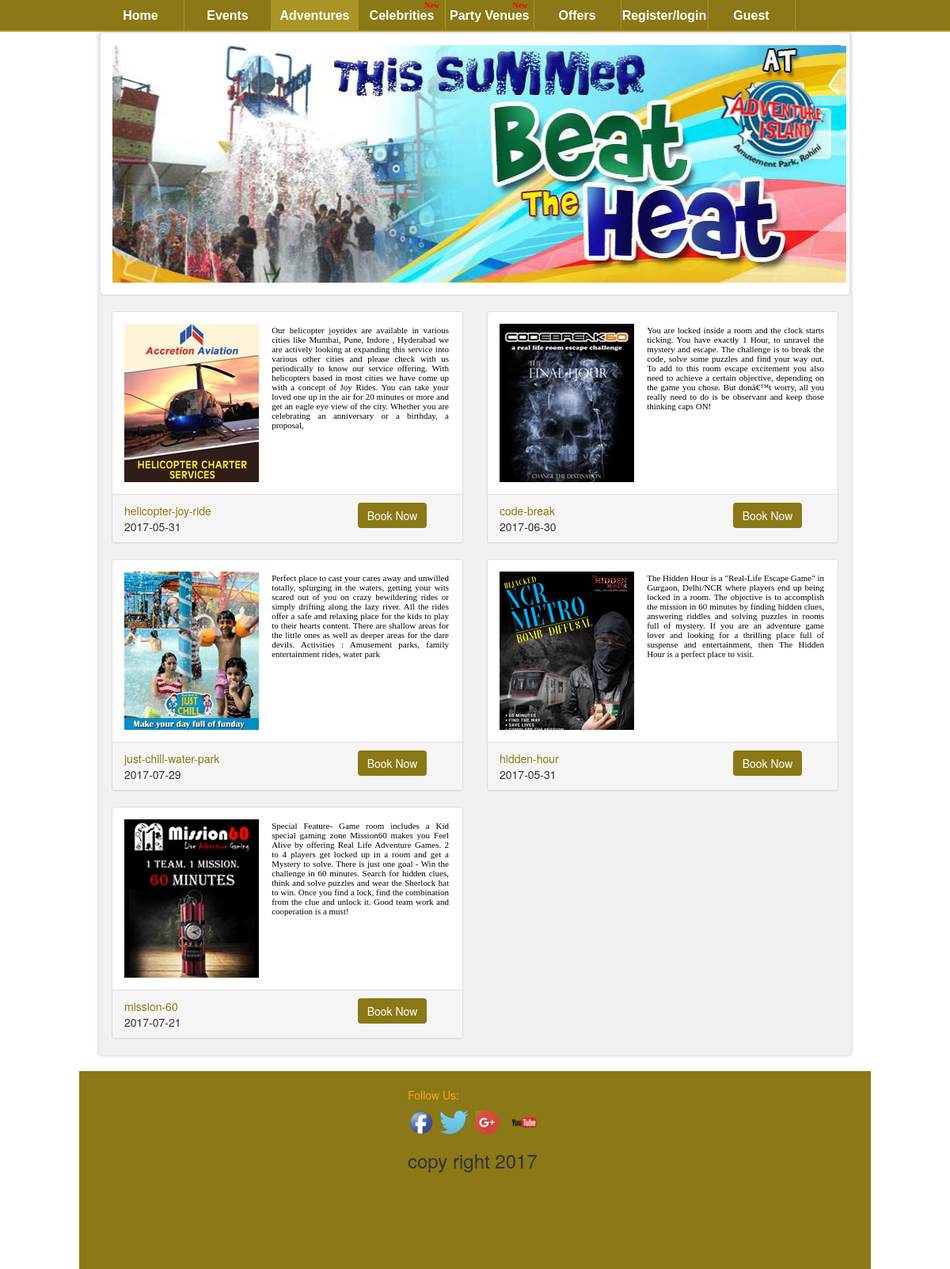
Screenshot of /adventures.php with the database file from the repository.
### tables this page shows
CREATE TABLE `adv_slider` (
  `id` int(100) NOT NULL,
  `image` varchar(2000) NOT NULL
);

CREATE TABLE `adventure_image` (
  `id` int(100) NOT NULL,
  `image` varchar(2000) NOT NULL,
  `nameofevent` varchar(100) NOT NULL,
  `location` varchar(1000) NOT NULL,
  `description` varchar(5000) NOT NULL,
  `date` date NOT NULL,
  `price` varchar(100) NOT NULL
);

### adventures.php (the view, shortened to what this page needs)
<?php
include "config.php";
$query = "select * from adv_slider";
$all = mysqli_query($con , $query);
?>
<html>
<head id="Head1"><link rel="icon" href="images/Title_Icon.png" type="image/gif" sizes="16x16" /><meta name="viewport" content="width=device-width" />
    <link href="CSS/Master.css" rel="stylesheet" /><link href="CSS/font-awesome.min.css" rel="stylesheet" /><link href="CSS/default.css" rel="stylesheet" /><link href="CSS/ModelPopup.css" rel="stylesheet" /><link href="CSS/PageStyles.css" rel="stylesheet" />
    <link href="CSS/Site.css" rel="stylesheet" /><link rel="manifest" href="manifest.json" />
</head>
 <body  style="background: url(upload/bannerimage/bkground.jpg) 50% 0% no-repeat fixed;">
<nav>
     <ul>
         <li class="lnk selected">
             <a href="index.php">Home </a>
         </li>
         <li class="lnk">
             <a href="Events.php">Events </a>
         </li>
         <li class="lnk">
             <a href="adventures.php">Adventures </a>
         </li>
           <li class="lnk NewTag">
             <a href="celebs.php" style="padding: 0px 5px;">Celebrities </a>
         </li>
        <li class="lnk NewTag">
             <a href="venuelist.php" style="padding: 0px 5px;">Party Venues </a>
         </li>
         <li class="lnk">
             <a href="offer.php">Offers </a>
         </li><li class="lnk"><a href="register.php">Register/login </a> </li>
		   <li class="lnk"><a href="logout.php"><?php if(isset($_SESSION['username']))
																{ echo $_SESSION['username']; }
															else
															{echo "Guest";}?></a> </li>
     </ul>
 </nav>
 <div class="wraper">
 <div class="content">
     <link href="CSS/bootstrap.css" rel="stylesheet" />
     <div class="panel panel-default">
         <div class="panel-body">
             <div class="row">
                 <div class="col-md-12">
                         <div class="sliderItems">
                            <?php
								while($row = mysqli_fetch_assoc($all))
								{
									?>
                                     <a href="">
                                         <img src=<?php echo $row['image'] ?> alt='ICT Green Marathon 2017' title="Book Your Ticket @ bookmyevent.com" style="width:98%;" /></a>
								<?php }?>
                  </div>
             </div>
         </div>
     </div>
 </div>
  <link href="CSS/bootstrap.css" rel="stylesheet" />
<link href="../CSS/bootstrap.css" rel="stylesheet" />
<div class="container-fluid">
<div id="divReapeaterBind" class="row">
<?php
$q = "select * from adventure_image";
$all  = mysqli_query($con , $q);
?>
		<?php
		while($row = mysqli_fetch_assoc($all))
		{
		?>
		<div class="col-md-6">
		<div class="panel panel-default">
		<div class="panel-body"><div class="row">
		<div class="col-md-5"><img src="<?php echo $row['image'] ?>" alt="image"></div>
		<div class="col-md-7">
		<p class="EventShortDetailsTxt" style="height:200px;overflow: auto;">
		<?php echo $row['description']; ?>
		</p>
		</div></div></div><div class="panel-footer"><div class="row"><div class="col-md-8">
		<span><a style="color:#8b7816;" href=""><?php  echo $row['nameofevent']?></a>
		</span><br><span><?php echo $row['date'] ?></span></div><div class="col-md-4">
		<a style="text-decoration:none;color:white;" href='showadventure.php?id=<?php echo $row['id'] ?>'>
		<button class="btn btn-primary" style="background: #8b7816; border: none;">
		Book Now
		</button>
		</a>
		</div></div></div></div></div>
		<?php
		}
		?>
		          </div>
</div>
</div>
</div>
 <div class="footerOption">
             <div style="margin-left:400px;"class="col-md-3">
                 <br />
                 <span style="color: orange;">Follow Us: </span><br />
                 <div class="socialspan">
                     <a href="" target="_blank" title="Connect Us with Facebook" style="color: #3a5795;">
                         <span>
                             <img src="images/facebook.png" /></span>
                     </a>
                     <a href="" target="_blank" title="Follow Us with Twitter" style="color: #55acee;">
                         <span>
                             <img src="images/twitter.png" />
                         </span>
                     </a>
                     <a href="" target="_blank" title="join Us with Goole+" style="color: #d73d32!important;">
                         <span>
                             <img src="images/googleplus.png" />
                         </span>
                     </a>
                     <a href="" target="_blank" title="Subscribe our youtube channel" style="color: #E12A27;">
                         <span>
                             <img src="images/UTube.png" />
                         </span>
                     </a>
                 </div>
			<h3>copy right 2017 </h3>
         </div>
     </div>
</body>
</html>

### CSS/Master.css (style rules this page uses)
body { margin: 0; width: 100%; }
a:-webkit-any-link { text-decoration: none; }
.socialspan { margin-top: 10px; }
.socialspan a { text-decoration: none; margin-left: 2px; margin-right: 2px; cursor: pointer; }
.socialspan a img { height: 30px; }
.wraper { background-color: #F1F1F1; margin: 0 auto; max-width: 950px; border: 1px solid rgb(236, 236, 236); box-shadow: 0 0 5px rgb(200, 200, 200); -webkit-box-shadow: 0 0 5px rgb(200, 200, 200); -moz-box-shadow: 0 0 5px rgb(200, 200, 200); }
.sliderItems { display: block; width: 100%; height: 300px; }
.sliderItems img { display: none; margin: 0; height: 300px; width: 100%; padding: 0; position: absolute; }
.content { max-width: 950px; background-color: #F1F1F1; margin: 0 auto; position: relative; min-height: 500px; }
.content p { margin: 0 auto; max-width: 950px; height: auto; position: relative; color: black; text-align: justify; }
.footerOption { max-width: 1000px; background-color: #8B7816; margin: 0 auto; position: relative; min-height: 250px; overflow: auto; margin-top: 20px; clear: left; }
nav { height: 40px; width: 100%; background: none repeat scroll 0% 0% #8B7816; font-size: 11pt; font-family: "PT Sans" ,Arial,sans-serif; font-weight: bold; position: relative; border-bottom: 2px solid #A99426; display: block; }
nav ul { padding: 0; margin: 0 auto; width: 954px; height: 40px; }
nav ul li { float: left; list-style: none; }
nav ul .selected { float: left; list-style: none; background-color: rgb(169, 148, 38); }
nav a { font-family: Arial, Helvetica, sans-serif; font-size: 16px; color: #FFF; text-decoration: none; min-width: 110px; line-height: 40px; display: inline-block; text-align: center; border-right: 1px solid rgb(169, 148, 38); }
@media (max-width: 1366px) { body { margin: 0; width: 100%; } }
@media (max-width: 1366px) { .content { max-width: 950px; background-color: #F1F1F1; margin: 0 auto; position: relative; min-height: 500px; } }
@media (max-width: 1366px) { .content p { margin: 0 auto; max-width: 950px; height: auto; position: relative; color: black; text-align: justify; } }
@media (max-width: 1366px) { nav { height: 40px; width: 100%; background: none repeat scroll 0% 0% #8B7816; font-size: 11pt; font-family: "PT Sans" ,Arial,sans-serif; font-weight: bold; position: relative; border-bottom: 2px solid #A99426; display: block; } }
@media (max-width: 1366px) { nav ul { padding: 0; margin: 0 auto; width: 954px; height: 40px; } }
@media (max-width: 1366px) { nav ul li { float: left; list-style: none; } }
@media (max-width: 1366px) { nav ul .selected { float: left; list-style: none; background-color: rgb(169, 148, 38); } }
@media (max-width: 1366px) { nav a { font-family: Arial, Helvetica, sans-serif; font-size: 16px; color: #FFF; text-decoration: none; min-width: 110px; line-height: 40px; display: inline-block; text-align: center; border-right: 1px solid rgb(169, 148, 38); } }

### CSS/PageStyles.css (style rules this page uses)
.EventShortDetailsTxt { font-family: Verdana; font-size: 11px; padding: 2px; }

### adventures.php (style rules this page uses)
.NewTag { position: relative; }
.NewTag:after { content: 'New'; color: red; font-weight: bold; font-family: verdana; font-size: 10px; position: absolute; top: 1px; right: 8px; -webkit-animation-name: newFlag; -webkit-animation-duration: 1s; -webkit-animation-timing-function: linear; -webkit-animation-iteration-count: infinite; -moz-animation-name: newFlag; -moz-animation-duration: 1s; -moz-animation-timing-function: linear; -moz-animation-iteration-count: infinite; animation-name: newFlag; animation-duration: 1s; animation-timing-function: linear; animation-iteration-count: infinite; }

### rows the page displays
adv_slider: image (picture)
adventure_image: image (picture), description "Our helicopter joyrides are available in various cities like Mumbai, Pune, Indore , Hyderabad we are actively looking at expanding this service into various other cities and please check with us periodically to know our service offering. With helicopters based in most cities we have come up with a concept of Joy Rides. You can take your loved one up in the air for 20 minutes or more and get an eagle eye view of the city. Whether you are celebrating an anniversary or a birthday, a proposal,", nameofevent "helicopter-joy-ride", date "2017-05-31"
adventure_image: image (picture), description "You are locked inside a room and the clock starts ticking. You have exactly 1 Hour, to unravel the mystery and escape. The challenge is to break the code, solve some puzzles and find your way out. To add to this room escape excitement you also need to achieve a certain objective, depending on the game you chose. But donâ€™t worry, all you really need to do is be observant and keep those thinking caps ON!", nameofevent "code-break", date "2017-06-30"
adventure_image: image (picture), description "Perfect place to cast your cares away and unwilled totally, splurging in the waters, getting your wits scared out of you on crazy bewildering rides or simply drifting along the lazy river. All the rides offer a safe and relaxing place for the kids to play to their hearts content. There are shallow areas for the little ones as well as deeper areas for the dare devils. Activities : Amusement parks, family entertainment rides, water park", nameofevent "just-chill-water-park", date "2017-07-29"
adventure_image: image (picture), description "The Hidden Hour is a \"Real-Life Escape Game\" in Gurgaon, Delhi/NCR where players end up being locked in a room. The objective is to accomplish the mission in 60 minutes by finding hidden clues, answering riddles and solving puzzles in rooms full of mystery. If you are an adventure game lover and looking for a thrilling place full of suspense and entertainment, then The Hidden Hour is a perfect place to visit.", nameofevent "hidden-hour", date "2017-05-31"
adventure_image: image (picture), description "Special Feature- Game room includes a Kid special gaming zone Mission60 makes you Feel Alive by offering Real Life Adventure Games. 2 to 4 players get locked up in a room and get a Mystery to solve. There is just one goal - Win the challenge in 60 minutes. Search for hidden clues, think and solve puzzles and wear the Sherlock hat to win. Once you find a lock, find the combination from the clue and unlock it. Good team work and cooperation is a must!", nameofevent "mission-60", date "2017-07-21"
